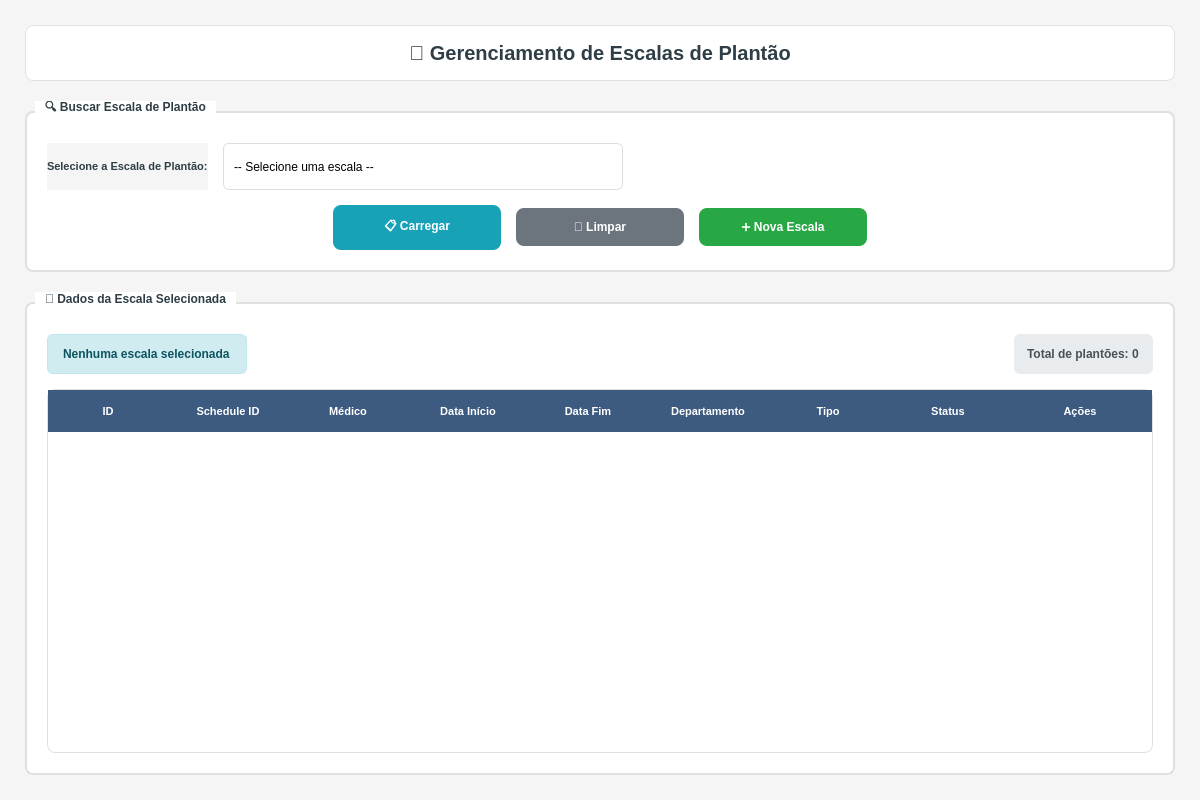
<?xml version="1.0" encoding="UTF-8"?>
<ui version="4.0">
 <class>ShiftListForm</class>
 <widget class="QWidget" name="ShiftListForm">
  <property name="geometry">
   <rect>
    <x>0</x>
    <y>0</y>
    <width>1200</width>
    <height>800</height>
   </rect>
  </property>
  <property name="minimumSize">
   <size>
    <width>1000</width>
    <height>700</height>
   </size>
  </property>
  <property name="windowTitle">
   <string>GEM - Gerenciamento de Escalas de Plantão</string>
  </property>
  <property name="windowIcon">
   <iconset>
    <normaloff>../../../images/logo_hepp.png</normaloff>../../../images/logo_hepp.png</iconset>
  </property>
  <property name="styleSheet">
   <string notr="true">QWidget {
    background-color: #f5f5f5;
    font-family: 'Segoe UI';
}

QGroupBox {
    font-weight: bold;
    font-size: 12px;
    color: #2F3E46;
    border: 2px solid #e0e0e0;
    border-radius: 8px;
    margin-top: 10px;
    padding-top: 10px;
    background-color: white;
}

QGroupBox::title {
    subcontrol-origin: margin;
    left: 10px;
    padding: 0 8px 0 8px;
    background-color: white;
}

QLabel {
    color: #2F3E46;
    font-weight: bold;
    font-size: 11px;
}

QComboBox {
    border: 1px solid #ddd;
    border-radius: 6px;
    padding: 10px;
    background-color: white;
    font-size: 12px;
    selection-background-color: #3D5A80;
    min-height: 25px;
}

QComboBox:focus {
    border: 2px solid #3D5A80;
    background-color: #f8f9ff;
}

QComboBox::drop-down {
    border: none;
    width: 25px;
}

QComboBox::down-arrow {
    image: url();
    border: 1px solid #3D5A80;
    width: 10px;
    height: 10px;
    background-color: #3D5A80;
}

QPushButton {
    background-color: #3D5A80;
    color: white;
    border: none;
    border-radius: 8px;
    padding: 12px 24px;
    font-weight: bold;
    font-size: 12px;
    min-width: 120px;
}

QPushButton:hover {
    background-color: #2E4A66;
}

QPushButton:pressed {
    background-color: #1D3557;
}

QPushButton#btnCarregarEscala {
    background-color: #17a2b8;
}

QPushButton#btnCarregarEscala:hover {
    background-color: #138496;
}

QPushButton#btnCarregarEscala:pressed {
    background-color: #0f6674;
}

QPushButton#btnNovaEscala {
    background-color: #28a745;
}

QPushButton#btnNovaEscala:hover {
    background-color: #218838;
}

QPushButton#btnNovaEscala:pressed {
    background-color: #1e7e34;
}

QPushButton#btnLimpar {
    background-color: #6c757d;
}

QPushButton#btnLimpar:hover {
    background-color: #5a6268;
}

QPushButton#btnLimpar:pressed {
    background-color: #545b62;
}

QPushButton.btnAcao {
    min-width: 35px;
    max-width: 35px;
    min-height: 35px;
    max-height: 35px;
    padding: 8px;
    border-radius: 6px;
    font-size: 14px;
}

QPushButton.btnEditar {
    background-color: #ffc107;
    color: #212529;
}

QPushButton.btnEditar:hover {
    background-color: #e0a800;
}

QPushButton.btnExcluir {
    background-color: #dc3545;
    color: white;
}

QPushButton.btnExcluir:hover {
    background-color: #c82333;
}

QTableWidget {
    background-color: white;
    border: 1px solid #e0e0e0;
    border-radius: 8px;
    gridline-color: #f0f0f0;
    selection-background-color: #e3f2fd;
    alternate-background-color: #f8f9fa;
}

QHeaderView::section {
    background-color: #3D5A80;
    color: white;
    padding: 12px;
    border: none;
    font-weight: bold;
    font-size: 11px;
}

QTableWidget::item {
    padding: 10px;
    border-bottom: 1px solid #f0f0f0;
}

QTableWidget::item:selected {
    background-color: #e3f2fd;
    color: #1565c0;
}

QTableWidget::item:hover {
    background-color: #f5f5f5;
}

QLabel#lblContador {
    background-color: #e9ecef;
    color: #495057;
    padding: 10px;
    border-radius: 6px;
    font-weight: bold;
    font-size: 12px;
}

QLabel#lblTitulo {
    font-size: 20px;
    font-weight: bold;
    color: #2F3E46;
    padding: 15px;
    background-color: white;
    border-radius: 8px;
    border: 1px solid #e0e0e0;
}

QLabel#lblEscalaInfo {
    background-color: #d1ecf1;
    color: #0c5460;
    padding: 12px;
    border-radius: 6px;
    font-weight: bold;
    font-size: 12px;
    border: 1px solid #bee5eb;
}
</string>
  </property>
  <layout class="QVBoxLayout" name="mainLayout">
   <property name="spacing">
    <number>20</number>
   </property>
   <property name="leftMargin">
    <number>25</number>
   </property>
   <property name="topMargin">
    <number>25</number>
   </property>
   <property name="rightMargin">
    <number>25</number>
   </property>
   <property name="bottomMargin">
    <number>25</number>
   </property>
   <item>
    <widget class="QLabel" name="lblTitulo">
     <property name="text">
      <string>🏥 Gerenciamento de Escalas de Plantão</string>
     </property>
     <property name="alignment">
      <set>Qt::AlignCenter</set>
     </property>
    </widget>
   </item>
   <item>
    <widget class="QGroupBox" name="groupBuscaEscala">
     <property name="title">
      <string>🔍 Buscar Escala de Plantão</string>
     </property>
     <layout class="QVBoxLayout" name="buscaEscalaLayout">
      <property name="spacing">
       <number>15</number>
      </property>
      <property name="leftMargin">
       <number>20</number>
      </property>
      <property name="topMargin">
       <number>20</number>
      </property>
      <property name="rightMargin">
       <number>20</number>
      </property>
      <property name="bottomMargin">
       <number>20</number>
      </property>
      <item>
       <layout class="QHBoxLayout" name="selecaoEscalaLayout">
        <property name="spacing">
         <number>15</number>
        </property>
        <item>
         <widget class="QLabel" name="lblEscalaDisponivel">
          <property name="text">
           <string>Selecione a Escala de Plantão:</string>
          </property>
         </widget>
        </item>
        <item>
         <widget class="QComboBox" name="cmbEscalasPlantao">
          <property name="minimumSize">
           <size>
            <width>400</width>
            <height>47</height>
           </size>
          </property>
          <property name="toolTip">
           <string>Selecione uma escala para visualizar os plantões</string>
          </property>
          <item>
           <property name="text">
            <string>-- Selecione uma escala --</string>
           </property>
          </item>
          <item>
           <property name="text">
            <string>Plantão Cardiologia - Janeiro 2025</string>
           </property>
          </item>
          <item>
           <property name="text">
            <string>Plantão Neurologia - Janeiro 2025</string>
           </property>
          </item>
          <item>
           <property name="text">
            <string>Plantão Ortopedia - Janeiro 2025</string>
           </property>
          </item>
          <item>
           <property name="text">
            <string>Plantão Pediatria - Janeiro 2025</string>
           </property>
          </item>
          <item>
           <property name="text">
            <string>Plantão Emergência - Janeiro 2025</string>
           </property>
          </item>
          <item>
           <property name="text">
            <string>Plantão Cardiologia - Fevereiro 2025</string>
           </property>
          </item>
          <item>
           <property name="text">
            <string>Plantão Neurologia - Fevereiro 2025</string>
           </property>
          </item>
          <item>
           <property name="text">
            <string>Plantão UTI - Janeiro 2025</string>
           </property>
          </item>
          <item>
           <property name="text">
            <string>Plantão Cirurgia Geral - Janeiro 2025</string>
           </property>
          </item>
         </widget>
        </item>
        <item>
         <spacer name="horizontalSpacer">
          <property name="orientation">
           <enum>Qt::Horizontal</enum>
          </property>
          <property name="sizeHint" stdset="0">
           <size>
            <width>40</width>
            <height>20</height>
           </size>
          </property>
         </spacer>
        </item>
       </layout>
      </item>
      <item>
       <layout class="QHBoxLayout" name="botoesAcoesLayout">
        <property name="spacing">
         <number>15</number>
        </property>
        <item>
         <spacer name="horizontalSpacerBotoes">
          <property name="orientation">
           <enum>Qt::Horizontal</enum>
          </property>
          <property name="sizeHint" stdset="0">
           <size>
            <width>40</width>
            <height>20</height>
           </size>
          </property>
         </spacer>
        </item>
        <item>
         <widget class="QPushButton" name="btnCarregarEscala">
          <property name="toolTip">
           <string>Carregar dados da escala selecionada</string>
          </property>
          <property name="text">
           <string>📋 Carregar</string>
          </property>
         </widget>
        </item>
        <item>
         <widget class="QPushButton" name="btnLimpar">
          <property name="toolTip">
           <string>Limpar seleção e dados da tabela</string>
          </property>
          <property name="text">
           <string>🧹 Limpar</string>
          </property>
         </widget>
        </item>
        <item>
         <widget class="QPushButton" name="btnNovaEscala">
          <property name="toolTip">
           <string>Criar nova escala de plantão</string>
          </property>
          <property name="text">
           <string>➕ Nova Escala</string>
          </property>
         </widget>
        </item>
        <item>
         <spacer name="horizontalSpacerBotoes2">
          <property name="orientation">
           <enum>Qt::Horizontal</enum>
          </property>
          <property name="sizeHint" stdset="0">
           <size>
            <width>40</width>
            <height>20</height>
           </size>
          </property>
         </spacer>
        </item>
       </layout>
      </item>
     </layout>
    </widget>
   </item>
   <item>
    <widget class="QGroupBox" name="groupDadosEscala">
     <property name="title">
      <string>🏥 Dados da Escala Selecionada</string>
     </property>
     <layout class="QVBoxLayout" name="dadosEscalaLayout">
      <property name="spacing">
       <number>15</number>
      </property>
      <property name="leftMargin">
       <number>20</number>
      </property>
      <property name="topMargin">
       <number>20</number>
      </property>
      <property name="rightMargin">
       <number>20</number>
      </property>
      <property name="bottomMargin">
       <number>20</number>
      </property>
      <item>
       <layout class="QHBoxLayout" name="infoEscalaLayout">
        <item>
         <widget class="QLabel" name="lblEscalaInfo">
          <property name="text">
           <string>Nenhuma escala selecionada</string>
          </property>
         </widget>
        </item>
        <item>
         <spacer name="horizontalSpacerInfo">
          <property name="orientation">
           <enum>Qt::Horizontal</enum>
          </property>
          <property name="sizeHint" stdset="0">
           <size>
            <width>40</width>
            <height>20</height>
           </size>
          </property>
         </spacer>
        </item>
        <item>
         <widget class="QLabel" name="lblContador">
          <property name="text">
           <string>Total de plantões: 0</string>
          </property>
         </widget>
        </item>
       </layout>
      </item>
      <item>
       <widget class="QTableWidget" name="tblPlantaoEscala">
        <property name="alternatingRowColors">
         <bool>true</bool>
        </property>
        <property name="selectionBehavior">
         <enum>QAbstractItemView::SelectRows</enum>
        </property>
        <property name="gridStyle">
         <enum>Qt::SolidLine</enum>
        </property>
        <property name="sortingEnabled">
         <bool>true</bool>
        </property>
        <property name="wordWrap">
         <bool>false</bool>
        </property>
        <attribute name="horizontalHeaderCascadingSectionResizes">
         <bool>false</bool>
        </attribute>
        <attribute name="horizontalHeaderDefaultSectionSize">
         <number>120</number>
        </attribute>
        <attribute name="horizontalHeaderMinimumSectionSize">
         <number>80</number>
        </attribute>
        <attribute name="horizontalHeaderStretchLastSection">
         <bool>true</bool>
        </attribute>
        <column>
         <property name="text">
          <string>ID</string>
         </property>
        </column>
        <column>
         <property name="text">
          <string>Schedule ID</string>
         </property>
        </column>
        <column>
         <property name="text">
          <string>Médico</string>
         </property>
        </column>
        <column>
         <property name="text">
          <string>Data Início</string>
         </property>
        </column>
        <column>
         <property name="text">
          <string>Data Fim</string>
         </property>
        </column>
        <column>
         <property name="text">
          <string>Departamento</string>
         </property>
        </column>
        <column>
         <property name="text">
          <string>Tipo</string>
         </property>
        </column>
        <column>
         <property name="text">
          <string>Status</string>
         </property>
        </column>
        <column>
         <property name="text">
          <string>Ações</string>
         </property>
        </column>
       </widget>
      </item>
     </layout>
    </widget>
   </item>
  </layout>
 </widget>
 <resources/>
 <connections/>
</ui>
